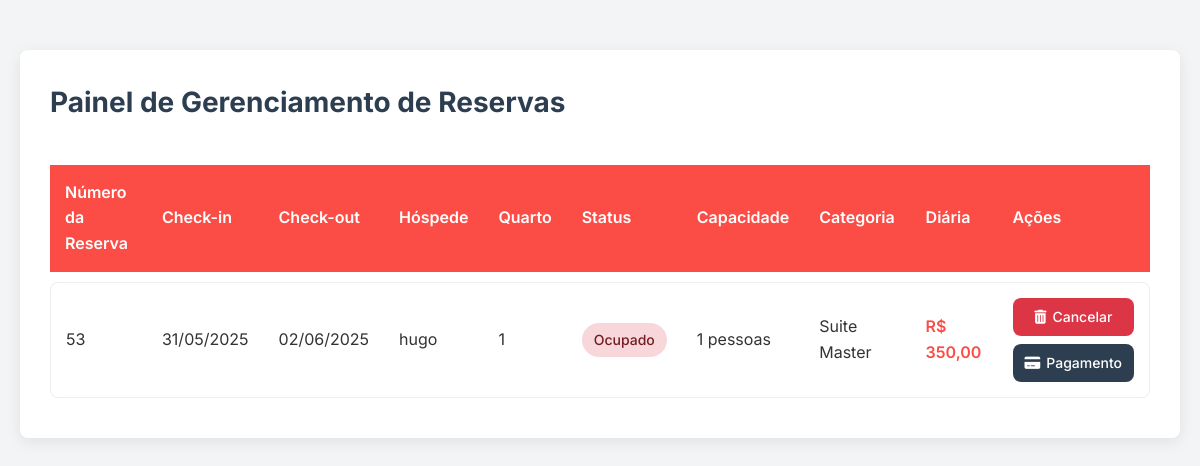
The page /gestor/reservas/index.php on the database its author committed.
### tables this page shows
CREATE TABLE `reserva` (
  `ID_Reserva` int(11) NOT NULL,
  `Checkin` date NOT NULL,
  `Checkout` date NOT NULL,
  `Quarto_ID_Quarto` int(11) NOT NULL,
  `usuarios_ID` int(11) NOT NULL,
  `solicitou_exclusao` tinyint(1) DEFAULT 0,
  `Data_Solicitacao_Exclusao` datetime DEFAULT NULL
);

CREATE TABLE `usuarios` (
  `ID` int(11) NOT NULL,
  `Nome` varchar(45) NOT NULL,
  `Email` varchar(45) NOT NULL,
  `Data_Nascimento` varchar(45) NOT NULL,
  `Telefone` varchar(45) NOT NULL,
  `Endereco` varchar(45) NOT NULL,
  `CPF` char(14) NOT NULL,
  `Perfil_ID_Perfil` int(11) NOT NULL,
  `solicitou_exclusao` varchar(45) DEFAULT NULL,
  `Senha` varchar(255) NOT NULL,
  `Data_Solicitacao_Exclusao` datetime DEFAULT current_timestamp()
);

CREATE TABLE `quarto` (
  `ID_Quarto` int(11) NOT NULL,
  `Status` varchar(45) DEFAULT NULL,
  `Capacidade` int(11) DEFAULT NULL,
  `Categoria_ID_Categoria` int(11) NOT NULL,
  `Foto` varchar(255) DEFAULT NULL,
  `Preco_diaria` decimal(10,2) DEFAULT NULL
);

CREATE TABLE `categoria` (
  `ID_Categoria` int(11) NOT NULL,
  `Nome` varchar(50) NOT NULL
);

### gestor/reservas/index.php (the view, shortened to what this page needs)
<?php
require_once '../../config/config.php';
$listaReservas = [];
$sql = $pdo->query("
    SELECT r.ID_Reserva, r.checkin, r.checkout, q.ID_Quarto, q.Status AS Quarto_Status,
    q.Capacidade, q.Preco_diaria, c.Nome AS Categoria, u.Nome AS Hospede_Nome
    FROM reserva r
    INNER JOIN quarto q ON r.Quarto_ID_Quarto = q.ID_Quarto
    INNER JOIN categoria c ON q.Categoria_ID_Categoria = c.ID_Categoria
    LEFT JOIN usuarios u ON r.usuarios_ID = u.ID
");
if ($sql->rowCount() > 0) {
    $listaReservas = $sql->fetchAll(PDO::FETCH_ASSOC);
}
?>
<!DOCTYPE html>
<html lang="pt-br">
<head>
    <link rel="stylesheet" href="https://cdnjs.cloudflare.com/ajax/libs/font-awesome/6.5.0/css/all.min.css">
    <link rel="stylesheet" href="https://cdn.datatables.net/2.2.2/css/dataTables.dataTables.min.css">
</head>
<body>
    <div class="container">
        <div class="page-header">
            <h1 class="page-title">Painel de Gerenciamento de Reservas</h1>
        </div>
        <table id="myTable" class="display nowrap" style="width:100%">
            <thead>
                <tr>
                    <th>Número da Reserva</th>
                    <th>Check-in</th>
                    <th>Check-out</th>
                    <th>Hóspede</th>
                    <th>Quarto</th>
                    <th>Status</th>
                    <th>Capacidade</th>
                    <th>Categoria</th>
                    <th>Diária</th>
                    <th>Ações</th>
                </tr>
            </thead>
            <tbody>
                <?php foreach ($listaReservas as $reserva):
                    $statusClass = '';
                    $statusText = '';
                    if ($reserva['Quarto_Status'] === 'Manutencao') {
                        $statusClass = 'status-manutencao';
                        $statusText = 'Manutenção';
                    } elseif ($reserva['checkin'] <= date('Y-m-d') && $reserva['checkout'] >= date('Y-m-d')) {
                        $statusClass = 'status-ocupado';
                        $statusText = 'Ocupado';
                    } else {
                        $statusClass = 'status-disponivel';
                        $statusText = 'Disponível';
                    }
                ?>
                    <tr>
                        <td data-label="Número"><?= $reserva['ID_Reserva'] ?></td>
                        <td data-label="Check-in"><?= date('d/m/Y', strtotime($reserva['checkin'])) ?></td>
                        <td data-label="Check-out"><?= date('d/m/Y', strtotime($reserva['checkout'])) ?></td>
                        <td data-label="Hóspede"><?= htmlspecialchars($reserva['Hospede_Nome']) ?></td>
                        <td data-label="Quarto"><?= $reserva['ID_Quarto'] ?></td>
                        <td data-label="Status">
                            <span class="status <?= $statusClass ?>"><?= $statusText ?></span>
                        </td>
                        <td data-label="Capacidade"><?= $reserva['Capacidade'] ?> pessoas</td>
                        <td data-label="Categoria"><?= htmlspecialchars($reserva['Categoria']) ?></td>
                        <td data-label="Diária" class="price">R$ <?= number_format($reserva['Preco_diaria'], 2, ',', '.') ?></td>
                        <td data-label="Ações">
                            <div class="action-buttons">
                                <a href="../../actions/excluir_reserva.php?id=<?= $reserva['ID_Reserva'] ?>" class="btn-action btn-delete" onclick="return confirm('Tem certeza que deseja cancelar esta reserva?')">
                                    <i class="fas fa-trash-alt"></i> Cancelar
                                </a>
                                <a href="detalhes_reserva.php?id=<?= $reserva['ID_Reserva'] ?>" class="btn-action btn-more">
                                    <i class="fas fa-credit-card"></i> Pagamento
                                </a>
                            </div>
                        </td>
                    </tr>
                <?php endforeach; ?>
            </tbody>
        </table>
    </div>
</body>
</html>

### gestor/reservas/index.php (style rules this page uses)
:root { --primary-color: #FB4D46; --secondary-color: #2c3e50; --light-gray: #f8f9fa; --dark-gray: #6c757d; --white: #ffffff; --border-radius: 8px; --box-shadow: 0 4px 15px rgba(0,0,0,0.08); --transition: all 0.3s ease; }
* { margin: 0; padding: 0; box-sizing: border-box; font-family: 'Inter', sans-serif; }
body { background-color: #f3f4f6; color: #333; line-height: 1.6; padding: 20px; }
.container { max-width: 1400px; margin: 30px auto; background-color: var(--white); border-radius: var(--border-radius); box-shadow: var(--box-shadow); padding: 30px; }
.page-header { display: flex; justify-content: space-between; align-items: center; margin-bottom: 30px; flex-wrap: wrap; gap: 15px; }
.page-title { color: var(--secondary-color); font-size: 28px; margin: 0; }
#myTable { width: 100% !important; border-collapse: separate; border-spacing: 0 10px; margin-top: 20px; }
#myTable thead th { background-color: var(--primary-color); color: white; padding: 15px; text-align: left; font-weight: 600; border: none; }
#myTable tbody tr { background-color: var(--white); transition: var(--transition); border-radius: var(--border-radius); }
#myTable tbody td { padding: 15px; border-top: 1px solid #eee; border-bottom: 1px solid #eee; vertical-align: middle; }
#myTable tbody td:first-child { border-left: 1px solid #eee; border-top-left-radius: var(--border-radius); border-bottom-left-radius: var(--border-radius); }
#myTable tbody td:last-child { border-right: 1px solid #eee; border-top-right-radius: var(--border-radius); border-bottom-right-radius: var(--border-radius); }
.status { display: inline-block; padding: 6px 12px; border-radius: 20px; font-size: 14px; font-weight: 500; }
.status-ocupado { background-color: #f8d7da; color: #721c24; }
.price { font-weight: 600; color: var(--primary-color); }
.action-buttons { display: flex; flex-direction: column; gap: 8px; }
.btn-action { display: inline-flex; align-items: center; justify-content: center; gap: 6px; padding: 8px 12px; border-radius: var(--border-radius); font-size: 14px; font-weight: 500; text-decoration: none; transition: var(--transition); text-align: center; }
.btn-delete { background-color: #dc3545; color: white; }
.btn-more { background-color: var(--secondary-color); color: white; }

### rows shown on the page
reserva: ID_Reserva "53", Checkin "31/05/2025", Checkout "02/06/2025", usuarios_ID.Nome "hugo", Quarto_ID_Quarto.ID_Quarto "1", Quarto_ID_Quarto.Status "Ocupado", Quarto_ID_Quarto.Capacidade "1", categoria.Nome "Suite Master", Quarto_ID_Quarto.Preco_diaria "350,00"
